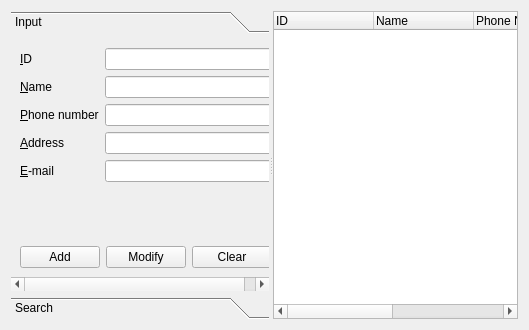
<?xml version="1.0" encoding="UTF-8"?>
<ui version="4.0">
 <class>ClientManagerForm</class>
 <widget class="QWidget" name="ClientManagerForm">
  <property name="geometry">
   <rect>
    <x>0</x>
    <y>0</y>
    <width>529</width>
    <height>330</height>
   </rect>
  </property>
  <property name="windowTitle">
   <string>Form</string>
  </property>
  <layout class="QHBoxLayout" name="horizontalLayout">
   <item>
    <widget class="QSplitter" name="splitter">
     <property name="orientation">
      <enum>Qt::Horizontal</enum>
     </property>
     <widget class="QToolBox" name="toolBox">
      <property name="currentIndex">
       <number>0</number>
      </property>
      <widget class="QWidget" name="inputPage">
       <property name="geometry">
        <rect>
         <x>0</x>
         <y>0</y>
         <width>262</width>
         <height>260</height>
        </rect>
       </property>
       <attribute name="label">
        <string>Input</string>
       </attribute>
       <layout class="QVBoxLayout" name="verticalLayout">
        <item>
         <layout class="QFormLayout" name="clientFormLayout">
          <item row="0" column="0">
           <widget class="QLabel" name="clientIdLabel">
            <property name="text">
             <string>&amp;ID</string>
            </property>
            <property name="buddy">
             <cstring>clientIdLineEdit</cstring>
            </property>
           </widget>
          </item>
          <item row="0" column="1">
           <widget class="QLineEdit" name="clientIdLineEdit">
            <property name="text">
             <string/>
            </property>
            <property name="readOnly">
             <bool>true</bool>
            </property>
           </widget>
          </item>
          <item row="1" column="0">
           <widget class="QLabel" name="clientNameLabel">
            <property name="text">
             <string>&amp;Name</string>
            </property>
            <property name="buddy">
             <cstring>clientNameLineEdit</cstring>
            </property>
           </widget>
          </item>
          <item row="1" column="1">
           <widget class="QLineEdit" name="clientNameLineEdit">
            <property name="text">
             <string/>
            </property>
           </widget>
          </item>
          <item row="2" column="0">
           <widget class="QLabel" name="phoneNumberLabel">
            <property name="text">
             <string>&amp;Phone number</string>
            </property>
            <property name="buddy">
             <cstring>phoneNumberLineEdit</cstring>
            </property>
           </widget>
          </item>
          <item row="2" column="1">
           <widget class="QLineEdit" name="phoneNumberLineEdit"/>
          </item>
          <item row="3" column="0">
           <widget class="QLabel" name="addressLabel">
            <property name="text">
             <string>&amp;Address</string>
            </property>
            <property name="buddy">
             <cstring>addressLineEdit</cstring>
            </property>
           </widget>
          </item>
          <item row="3" column="1">
           <widget class="QLineEdit" name="addressLineEdit"/>
          </item>
          <item row="4" column="0">
           <widget class="QLabel" name="emailLabel">
            <property name="text">
             <string>&amp;E-mail</string>
            </property>
            <property name="buddy">
             <cstring>emailLineEdit</cstring>
            </property>
           </widget>
          </item>
          <item row="4" column="1">
           <widget class="QLineEdit" name="emailLineEdit"/>
          </item>
         </layout>
        </item>
        <item>
         <spacer name="verticalSpacer">
          <property name="orientation">
           <enum>Qt::Vertical</enum>
          </property>
          <property name="sizeHint" stdset="0">
           <size>
            <width>17</width>
            <height>10</height>
           </size>
          </property>
         </spacer>
        </item>
        <item>
         <layout class="QHBoxLayout" name="amHorizontalLayout">
          <item>
           <widget class="QPushButton" name="addPushButton">
            <property name="text">
             <string>Add</string>
            </property>
           </widget>
          </item>
          <item>
           <widget class="QPushButton" name="modifyPushButton">
            <property name="text">
             <string>Modify</string>
            </property>
           </widget>
          </item>
          <item>
           <widget class="QPushButton" name="clearPushButton">
            <property name="text">
             <string>Clear</string>
            </property>
           </widget>
          </item>
         </layout>
        </item>
       </layout>
      </widget>
      <widget class="QWidget" name="searchPage">
       <property name="geometry">
        <rect>
         <x>0</x>
         <y>0</y>
         <width>210</width>
         <height>270</height>
        </rect>
       </property>
       <attribute name="label">
        <string>Search</string>
       </attribute>
       <layout class="QVBoxLayout" name="verticalLayout_2">
        <item>
         <layout class="QHBoxLayout" name="idHorizontalLayout">
          <item>
           <widget class="QComboBox" name="searchComboBox">
            <item>
             <property name="text">
              <string>ID</string>
             </property>
            </item>
            <item>
             <property name="text">
              <string>Name</string>
             </property>
            </item>
            <item>
             <property name="text">
              <string>Phone number</string>
             </property>
            </item>
            <item>
             <property name="text">
              <string>Address</string>
             </property>
            </item>
            <item>
             <property name="text">
              <string>E-mail</string>
             </property>
            </item>
           </widget>
          </item>
          <item>
           <widget class="QLineEdit" name="searchLineEdit"/>
          </item>
         </layout>
        </item>
        <item>
         <widget class="QPushButton" name="searchPushButton">
          <property name="text">
           <string>Search</string>
          </property>
         </widget>
        </item>
        <item>
         <widget class="QTreeWidget" name="searchTreeWidget">
          <column>
           <property name="text">
            <string>ID</string>
           </property>
          </column>
          <column>
           <property name="text">
            <string>Name</string>
           </property>
          </column>
          <column>
           <property name="text">
            <string>Phone number</string>
           </property>
          </column>
          <column>
           <property name="text">
            <string>Address</string>
           </property>
          </column>
          <column>
           <property name="text">
            <string>E-mail</string>
           </property>
          </column>
         </widget>
        </item>
       </layout>
      </widget>
     </widget>
     <widget class="QWidget" name="layoutWidget">
      <layout class="QVBoxLayout" name="clientListVerticalLayout">
       <item>
        <widget class="QTreeWidget" name="treeWidget">
         <property name="rootIsDecorated">
          <bool>false</bool>
         </property>
         <column>
          <property name="text">
           <string>ID</string>
          </property>
         </column>
         <column>
          <property name="text">
           <string>Name</string>
          </property>
         </column>
         <column>
          <property name="text">
           <string>Phone Number</string>
          </property>
         </column>
         <column>
          <property name="text">
           <string>Address</string>
          </property>
         </column>
         <column>
          <property name="text">
           <string>E-mail</string>
          </property>
         </column>
        </widget>
       </item>
      </layout>
     </widget>
    </widget>
   </item>
  </layout>
 </widget>
 <resources/>
 <connections/>
</ui>
